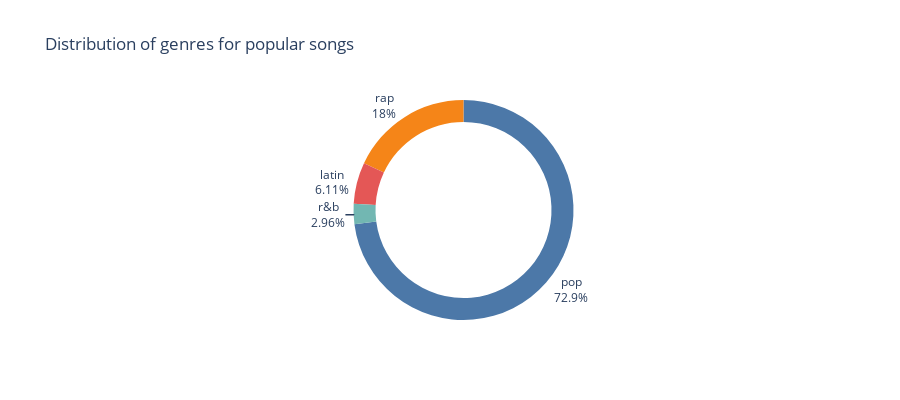

The code cell stored with this chart in its notebook:
### Markdown cell above
<p>This pie chart illustrates the genre distribution in the entire dataset. Pop dominates with 24.5%, followed closely by rock, rap, and R&B, each hovering around 18-20%. Latin accounts for 12.5%, while EDM represents 8.75% of the songs. This  showcases the diversity of genres in the entire dataset. But when specifically looking at popular songs, there is a different distribution visible.  </p>

### Code cell
# Pie chart for the top 10% most popular songs in the dataset
fig = px.pie(data_popular,
             values = 'track_popularity',
             names='playlist_genre',
             title='Distribution of genres for popular songs',
             hole = 0.8,
             color_discrete_sequence = px.colors.qualitative.T10,)

fig.update_layout(showlegend=False,
                  height = 400)
fig.update_traces(textposition = 'outside',
                  textinfo='label+percent')
fig.show()

### Figure 1 — Plotly figure (JSON) as saved in the notebook; plotly's stock layout.template omitted (floating-point values rounded to 4 significant figures)
{"data": [{"domain": {"x": [0, 1], "y": [0, 1]}, "hole": 0.8, "hovertemplate": "playlist_genre=%{label}<br>track_popularity=%{value}<extra></extra>", "labels": ["rap", "pop", "pop", "pop", "pop", "r&b", "pop", "rap", "pop", "pop", "pop", "pop", "rap", "pop", "pop", "pop", "pop", "pop", "pop", "rap", "latin", "rap", "pop", "latin", "pop", "pop", "pop", "pop", "rap", "pop", "pop", "pop", "pop"], "legendgroup": "", "name": "", "showlegend": true, "textinfo": "label+percent", "textposition": "outside", "type": "pie", "values": [98, 98, 93, 91, 98, 92, 98, 91, 95, 94, 100, 94, 92, 94, 97, 95, 97, 91, 93, 93, 91, 93, 92, 99, 91, 92, 91, 92, 93, 97, 94, 98, 94]}], "layout": {"height": 400, "legend": {"tracegroupgap": 0}, "piecolorway": ["#4C78A8", "#F58518", "#E45756", "#72B7B2", "#54A24B", "#EECA3B", "#B279A2", "#FF9DA6", "#9D755D", "#BAB0AC"], "showlegend": false, "title": {"text": "Distribution of genres for popular songs"}}}
